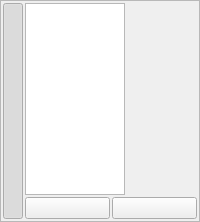
       <widget class="QFrame" name="ModelsListFrame">
        <property name="sizePolicy">
         <sizepolicy hsizetype="Preferred" vsizetype="Preferred">
          <horstretch>0</horstretch>
          <verstretch>0</verstretch>
         </sizepolicy>
        </property>
        <property name="frameShape">
         <enum>QFrame::StyledPanel</enum>
        </property>
        <property name="frameShadow">
         <enum>QFrame::Raised</enum>
        </property>
        <layout class="QHBoxLayout" name="horizontalLayout_20">
         <property name="spacing">
          <number>2</number>
         </property>
         <property name="margin">
          <number>2</number>
         </property>
         <item>
          <widget class="QPushButton" name="ModelsListToggleButton">
           <property name="sizePolicy">
            <sizepolicy hsizetype="Fixed" vsizetype="Expanding">
             <horstretch>0</horstretch>
             <verstretch>0</verstretch>
            </sizepolicy>
           </property>
           <property name="maximumSize">
            <size>
             <width>20</width>
             <height>16777215</height>
            </size>
           </property>
           <property name="toolTip">
            <string>Show / hide the models list</string>
           </property>
           <property name="layoutDirection">
            <enum>Qt::LeftToRight</enum>
           </property>
           <property name="text">
            <string/>
           </property>
           <property name="icon">
            <iconset resource="icons.qrc">
             <normaloff>:/buttons/icons/button_models.svg</normaloff>:/buttons/icons/button_models.svg</iconset>
           </property>
           <property name="iconSize">
            <size>
             <width>24</width>
             <height>55</height>
            </size>
           </property>
           <property name="checkable">
            <bool>true</bool>
           </property>
           <property name="checked">
            <bool>true</bool>
           </property>
          </widget>
         </item>
         <item>
          <widget class="QWidget" name="ModelsListWidget" native="true">
           <layout class="QVBoxLayout" name="verticalLayout_2">
            <property name="spacing">
             <number>2</number>
            </property>
            <property name="margin">
             <number>0</number>
            </property>
            <item>
             <widget class="QListWidget" name="ModelsList">
              <property name="sizePolicy">
               <sizepolicy hsizetype="Fixed" vsizetype="Expanding">
                <horstretch>0</horstretch>
                <verstretch>0</verstretch>
               </sizepolicy>
              </property>
              <property name="maximumSize">
               <size>
                <width>100</width>
                <height>16777215</height>
               </size>
              </property>
              <property name="mouseTracking">
               <bool>true</bool>
              </property>
              <property name="contextMenuPolicy">
               <enum>Qt::CustomContextMenu</enum>
              </property>
              <property name="horizontalScrollBarPolicy">
               <enum>Qt::ScrollBarAlwaysOff</enum>
              </property>
              <property name="autoScroll">
               <bool>false</bool>
              </property>
              <property name="showDropIndicator" stdset="0">
               <bool>false</bool>
              </property>
              <property name="alternatingRowColors">
               <bool>false</bool>
              </property>
              <property name="selectionMode">
               <enum>QAbstractItemView::ExtendedSelection</enum>
              </property>
              <property name="iconSize">
               <size>
                <width>96</width>
                <height>96</height>
               </size>
              </property>
              <property name="uniformItemSizes">
               <bool>true</bool>
              </property>
             </widget>
            </item>
            <item>
             <layout class="QHBoxLayout" name="horizontalLayout_2">
              <property name="spacing">
               <number>2</number>
              </property>
              <item>
               <widget class="QPushButton" name="ModelsPreviousButton">
                <property name="toolTip">
                 <string>Go to previous model in list (or previous visible model)</string>
                </property>
                <property name="text">
                 <string/>
                </property>
                <property name="icon">
                 <iconset resource="icons.qrc">
                  <normaloff>:/arrows/icons/arrow_up.svg</normaloff>:/arrows/icons/arrow_up.svg</iconset>
                </property>
                <property name="iconSize">
                 <size>
                  <width>16</width>
                  <height>16</height>
                 </size>
                </property>
               </widget>
              </item>
              <item>
               <widget class="QPushButton" name="ModelsNextButton">
                <property name="toolTip">
                 <string>Go to next model in list (or next visible model)</string>
                </property>
                <property name="text">
                 <string/>
                </property>
                <property name="icon">
                 <iconset resource="icons.qrc">
                  <normaloff>:/arrows/icons/arrow_down.svg</normaloff>:/arrows/icons/arrow_down.svg</iconset>
                </property>
                <property name="iconSize">
                 <size>
                  <width>16</width>
                  <height>16</height>
                 </size>
                </property>
               </widget>
              </item>
             </layout>
            </item>
           </layout>
          </widget>
         </item>
        </layout>
       </widget>
